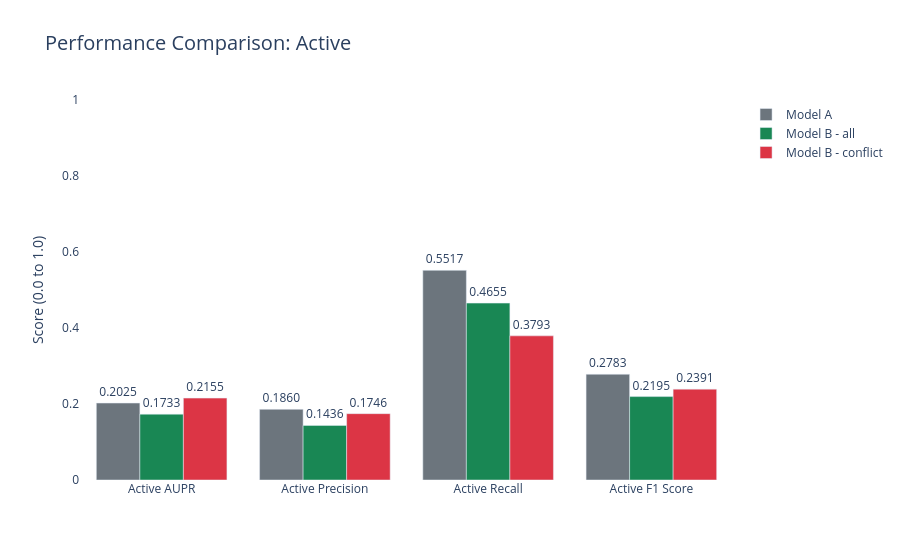

Notebook code for this chart:
### Code cell
# df_plot = all_results.reset_index()
# df_plot.columns = ['Metric', 'Score', 'Model']

# metrics_to_plot = [
#     'active_f1_class1', 
#     'active_recall_class1', 
#     'active_precision_class1', 
#     'active_aupr'
# ]
# df_plot = df_plot[df_plot['Metric'].isin(metrics_to_plot)].copy()

# metric_mapping = {
#     'active_f1_class1': 'Active F1 Score',
#     'active_recall_class1': 'Active Recall',
#     'active_precision_class1': 'Active Precision',
#     'active_aupr': 'Active AUPR'
# }
# df_plot['Metric'] = df_plot['Metric'].map(metric_mapping)

# color_discrete_map = {
#     "Model A": "#6c757d",              # Grey for Baseline
#     "Model B - conflict": "#dc3545",   # Red for Conflict-Only (Update this string if it's named differently in your df!)
#     "Model B - all": "#198754"         # Green for All-Event
# }


# fig = px.bar(
#     df_plot, 
#     x="Metric", 
#     y="Score", 
#     color="Model", 
#     barmode="group",
#     text_auto='.4f', 
#     color_discrete_map=color_discrete_map,
#     title="Performance Comparison: Active"
# )

# fig.update_layout(
#     xaxis_title="",
#     yaxis_title="Score (0.0 to 1.0)",
#     legend_title_text="",
#     yaxis=dict(range=[0, 1]), # Keeps the scale locked so differences are obvious
#     title_font_size=20,
#     hovermode="x unified",
#     plot_bgcolor="white",
#     paper_bgcolor="white",
# )
# fig.update_traces(textposition='outside')

# fig.show()

### Figure 1 — Plotly figure (JSON) as saved in the notebook; plotly's stock layout.template omitted (floating-point values rounded to 4 significant figures)
{"data": [{"alignmentgroup": "True", "hovertemplate": "Model=Model A<br>Metric=%{x}<br>Score=%{y}<extra></extra>", "legendgroup": "Model A", "marker": {"color": "#6c757d", "pattern": {"shape": ""}}, "name": "Model A", "offsetgroup": "Model A", "orientation": "v", "showlegend": true, "textposition": "outside", "texttemplate": "%{y:.4f}", "type": "bar", "x": ["Active AUPR", "Active Precision", "Active Recall", "Active F1 Score"], "xaxis": "x", "y": [0.2025, 0.186, 0.5517, 0.2783], "yaxis": "y"}, {"alignmentgroup": "True", "hovertemplate": "Model=Model B - all<br>Metric=%{x}<br>Score=%{y}<extra></extra>", "legendgroup": "Model B - all", "marker": {"color": "#198754", "pattern": {"shape": ""}}, "name": "Model B - all", "offsetgroup": "Model B - all", "orientation": "v", "showlegend": true, "textposition": "outside", "texttemplate": "%{y:.4f}", "type": "bar", "x": ["Active AUPR", "Active Precision", "Active Recall", "Active F1 Score"], "xaxis": "x", "y": [0.1733, 0.1436, 0.4655, 0.2195], "yaxis": "y"}, {"alignmentgroup": "True", "hovertemplate": "Model=Model B - conflict<br>Metric=%{x}<br>Score=%{y}<extra></extra>", "legendgroup": "Model B - conflict", "marker": {"color": "#dc3545", "pattern": {"shape": ""}}, "name": "Model B - conflict", "offsetgroup": "Model B - conflict", "orientation": "v", "showlegend": true, "textposition": "outside", "texttemplate": "%{y:.4f}", "type": "bar", "x": ["Active AUPR", "Active Precision", "Active Recall", "Active F1 Score"], "xaxis": "x", "y": [0.2155, 0.1746, 0.3793, 0.2391], "yaxis": "y"}], "layout": {"barmode": "group", "hovermode": "x unified", "legend": {"title": {"text": ""}, "tracegroupgap": 0}, "paper_bgcolor": "white", "plot_bgcolor": "white", "title": {"font": {"size": 20}, "text": "Performance Comparison: Active"}, "xaxis": {"anchor": "y", "domain": [0, 1], "title": {"text": ""}}, "yaxis": {"anchor": "x", "domain": [0, 1], "range": [0, 1], "title": {"text": "Score (0.0 to 1.0)"}}}}
